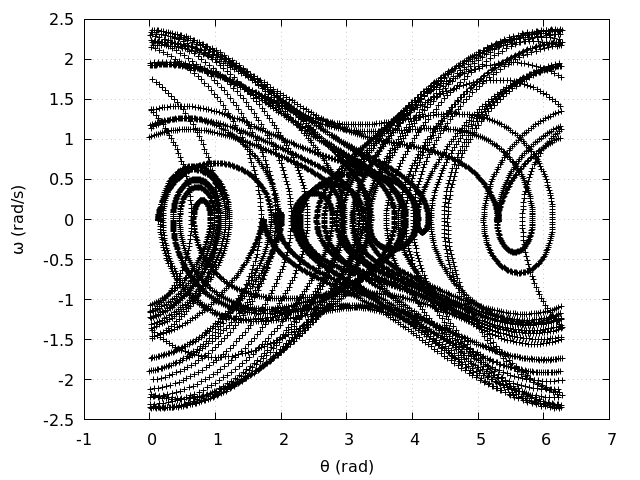

The gnuplot source for this figure:
set terminal pngcairo size 640, 480
set output "tarefa-6-graf-6-12558547.png"
reset

set xlabel "θ (rad)"
set ylabel "{/Symbol w} (rad/s)"
set grid

set xrange [-1:7]

set style line 1 lc rgb 'black' ps 1 pt 1

plot 'tarefa-6-saida-2-12558547.dat' using 1:2 with points ls 1 notitle
